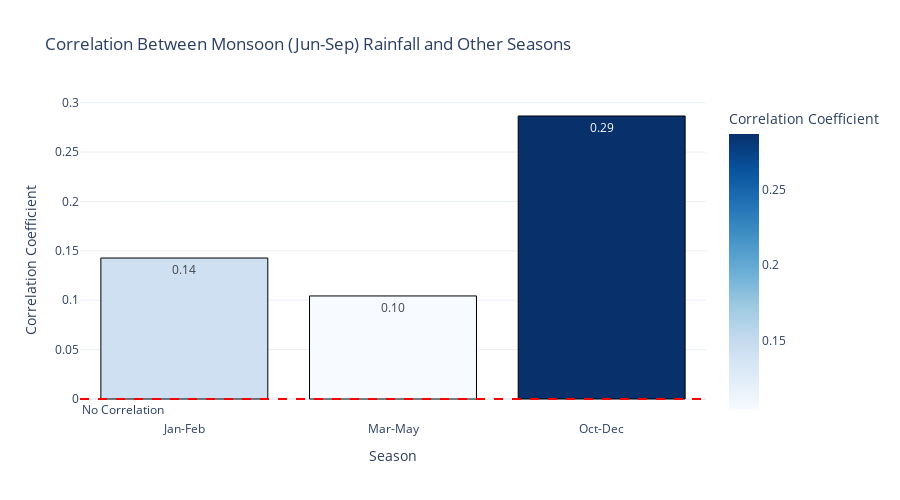

The notebook cell this image was saved under:
### Code cell
# correlation analysis between monsoon (Jun-Sep) rainfall and other seasons
seasonal_columns = ['Jan-Feb', 'Mar-May', 'Jun-Sep', 'Oct-Dec']
monsoon_column = 'Jun-Sep'
relationships = {}

for season in seasonal_columns:
    if season != monsoon_column:
        corr, _ = pearsonr(rainfall_data[monsoon_column], rainfall_data[season])
        relationships[season] = corr

correlation_data = pd.DataFrame({
    'Season': list(relationships.keys()),
    'Correlation Coefficient': list(relationships.values())
})

fig = px.bar(
    correlation_data,
    x='Season',
    y='Correlation Coefficient',
    title='Correlation Between Monsoon (Jun-Sep) Rainfall and Other Seasons',
    labels={'Season': 'Season', 'Correlation Coefficient': 'Correlation Coefficient'},
    text='Correlation Coefficient',
    color='Correlation Coefficient',
    color_continuous_scale='Blues'
)

fig.add_hline(
    y=0,
    line_dash="dash",
    line_color="red",
    annotation_text="No Correlation",
    annotation_position="bottom left"
)

fig.update_traces(marker_line_color='black', marker_line_width=1, texttemplate='%{text:.2f}')
fig.update_layout(
    template='plotly_white',
    height=500
)

fig.show()

### Figure 1 — Plotly figure (JSON) as saved in the notebook; plotly's stock layout.template omitted (floating-point values rounded to 4 significant figures)
{"data": [{"alignmentgroup": "True", "hovertemplate": "Season=%{x}<br>Correlation Coefficient=%{marker.color}<extra></extra>", "legendgroup": "", "marker": {"color": [0.1427, 0.1043, 0.2865], "coloraxis": "coloraxis", "line": {"color": "black", "width": 1}, "pattern": {"shape": ""}}, "name": "", "offsetgroup": "", "orientation": "v", "showlegend": false, "text": [0.1427, 0.1043, 0.2865], "textposition": "auto", "texttemplate": "%{text:.2f}", "type": "bar", "x": ["Jan-Feb", "Mar-May", "Oct-Dec"], "xaxis": "x", "y": [0.1427, 0.1043, 0.2865], "yaxis": "y"}], "layout": {"annotations": [{"showarrow": false, "text": "No Correlation", "x": 0, "xanchor": "left", "xref": "x domain", "y": 0, "yanchor": "top", "yref": "y"}], "barmode": "relative", "coloraxis": {"colorbar": {"title": {"text": "Correlation Coefficient"}}, "colorscale": [[0, "rgb(247,251,255)"], [0.125, "rgb(222,235,247)"], [0.25, "rgb(198,219,239)"], [0.375, "rgb(158,202,225)"], [0.5, "rgb(107,174,214)"], [0.625, "rgb(66,146,198)"], [0.75, "rgb(33,113,181)"], [0.875, "rgb(8,81,156)"], [1, "rgb(8,48,107)"]]}, "height": 500, "legend": {"tracegroupgap": 0}, "shapes": [{"line": {"color": "red", "dash": "dash"}, "type": "line", "x0": 0, "x1": 1, "xref": "x domain", "y0": 0, "y1": 0, "yref": "y"}], "title": {"text": "Correlation Between Monsoon (Jun-Sep) Rainfall and Other Seasons"}, "xaxis": {"anchor": "y", "domain": [0, 1], "title": {"text": "Season"}}, "yaxis": {"anchor": "x", "domain": [0, 1], "title": {"text": "Correlation Coefficient"}}}}
